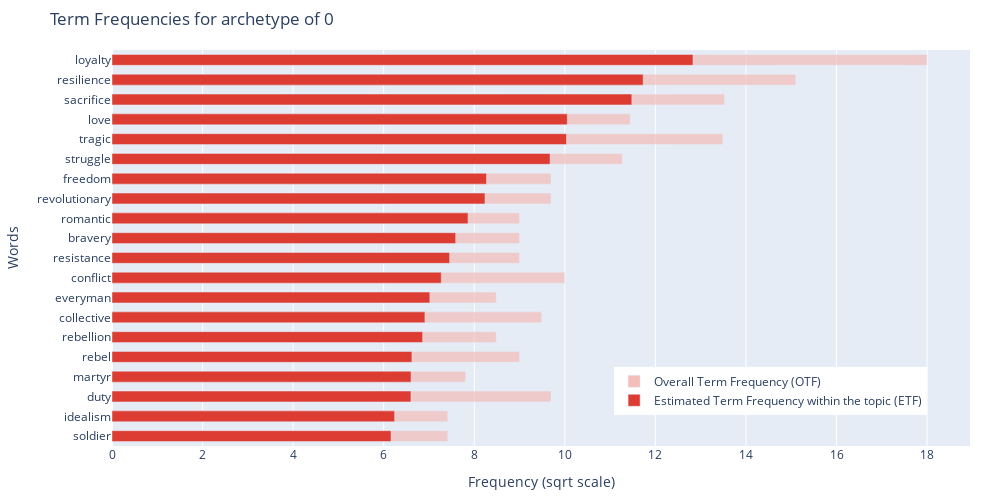
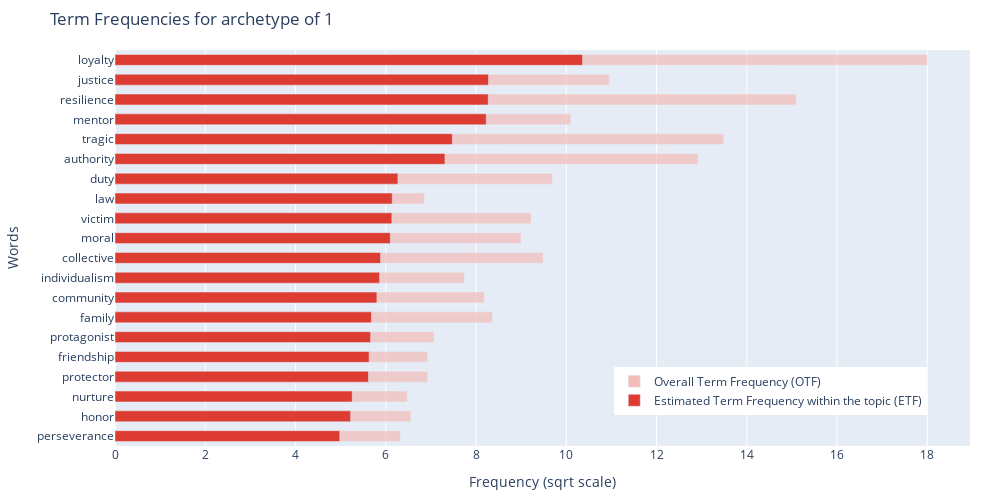
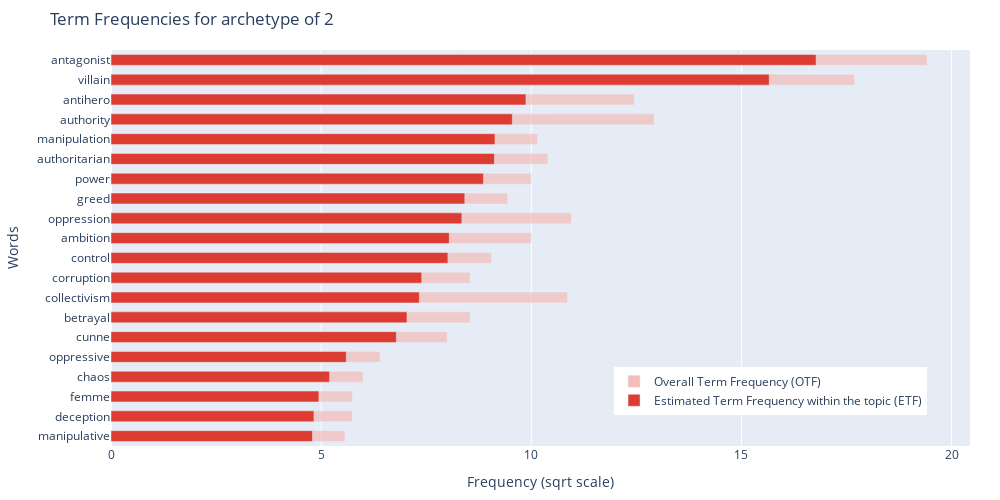

These figures' notebook cell, in order:
### Code cell
lda_model, corpus, dictionary = eastern_char_topic
overall_term_freq = compute_overall_term_freq(corpus, dictionary)
est_term_freq_by_topic = compute_estimated_term_freq(lda_model, corpus, dictionary, 20)
plot_term_frequencies(est_term_freq_by_topic, overall_term_freq, ['#DD3C32','#F3BDBA'], EAST_ARCHETYPES_MAP)

### Figure 1 — Plotly figure (JSON) as saved in the notebook; plotly's stock layout.template omitted (floating-point values rounded to 4 significant figures)
{"data": [{"hovertemplate": "Word: <b>%{y}</b><br>sqrt(OTF) = <b>%{x}</b><extra></extra>", "marker": {"color": "#F3BDBA", "opacity": 0.7}, "name": "Overall Term Frequency (OTF)", "orientation": "h", "type": "bar", "width": 0.55, "x": [7.416, 7.416, 9.695, 7.81, 9, 8.485, 9.487, 8.485, 10, 9, 9, 9, 9.695, 9.695, 11.27, 13.49, 11.45, 13.53, 15.1, 18], "y": ["soldier", "idealism", "duty", "martyr", "rebel", "rebellion", "collective", "everyman", "conflict", "resistance", "bravery", "romantic", "revolutionary", "freedom", "struggle", "tragic", "love", "sacrifice", "resilience", "loyalty"]}, {"hovertemplate": "Word: <b>%{y}</b><br>sqrt(ETF) = <b>%{x}</b><extra></extra>", "marker": {"color": "#DD3C32"}, "name": "Estimated Term Frequency within the topic (ETF)", "orientation": "h", "type": "bar", "width": 0.55, "x": [6.162, 6.242, 6.602, 6.604, 6.623, 6.86, 6.911, 7.02, 7.271, 7.456, 7.59, 7.863, 8.237, 8.271, 9.674, 10.04, 10.05, 11.48, 11.73, 12.83], "y": ["soldier", "idealism", "duty", "martyr", "rebel", "rebellion", "collective", "everyman", "conflict", "resistance", "bravery", "romantic", "revolutionary", "freedom", "struggle", "tragic", "love", "sacrifice", "resilience", "loyalty"]}], "layout": {"barmode": "overlay", "height": 500, "legend": {"x": 0.95, "xanchor": "right", "y": 0.2, "yanchor": "top"}, "margin": {"b": 50, "l": 30, "r": 30, "t": 50}, "title": {"text": "Term Frequencies for archetype of 0"}, "width": 1000, "xaxis": {"title": {"text": "Frequency (sqrt scale)"}}, "yaxis": {"title": {"text": "Words"}}}}

### Figure 2 — Plotly figure (JSON) as saved in the notebook; plotly's stock layout.template omitted (floating-point values rounded to 4 significant figures)
{"data": [{"hovertemplate": "Word: <b>%{y}</b><br>sqrt(OTF) = <b>%{x}</b><extra></extra>", "marker": {"color": "#F3BDBA", "opacity": 0.7}, "name": "Overall Term Frequency (OTF)", "orientation": "h", "type": "bar", "width": 0.55, "x": [6.325, 6.557, 6.481, 6.928, 6.928, 7.071, 8.367, 8.185, 7.746, 9.487, 9, 9.22, 6.856, 9.695, 12.92, 13.49, 10.1, 15.1, 10.95, 18], "y": ["perseverance", "honor", "nurture", "protector", "friendship", "protagonist", "family", "community", "individualism", "collective", "moral", "victim", "law", "duty", "authority", "tragic", "mentor", "resilience", "justice", "loyalty"]}, {"hovertemplate": "Word: <b>%{y}</b><br>sqrt(ETF) = <b>%{x}</b><extra></extra>", "marker": {"color": "#DD3C32"}, "name": "Estimated Term Frequency within the topic (ETF)", "orientation": "h", "type": "bar", "width": 0.55, "x": [4.981, 5.222, 5.258, 5.617, 5.632, 5.665, 5.682, 5.804, 5.864, 5.886, 6.101, 6.135, 6.144, 6.269, 7.312, 7.477, 8.226, 8.272, 8.276, 10.36], "y": ["perseverance", "honor", "nurture", "protector", "friendship", "protagonist", "family", "community", "individualism", "collective", "moral", "victim", "law", "duty", "authority", "tragic", "mentor", "resilience", "justice", "loyalty"]}], "layout": {"barmode": "overlay", "height": 500, "legend": {"x": 0.95, "xanchor": "right", "y": 0.2, "yanchor": "top"}, "margin": {"b": 50, "l": 30, "r": 30, "t": 50}, "title": {"text": "Term Frequencies for archetype of 1"}, "width": 1000, "xaxis": {"title": {"text": "Frequency (sqrt scale)"}}, "yaxis": {"title": {"text": "Words"}}}}

### Figure 3 — Plotly figure (JSON) as saved in the notebook; plotly's stock layout.template omitted (floating-point values rounded to 4 significant figures)
{"data": [{"hovertemplate": "Word: <b>%{y}</b><br>sqrt(OTF) = <b>%{x}</b><extra></extra>", "marker": {"color": "#F3BDBA", "opacity": 0.7}, "name": "Overall Term Frequency (OTF)", "orientation": "h", "type": "bar", "width": 0.55, "x": [5.568, 5.745, 5.745, 6, 6.403, 8, 8.544, 10.86, 8.544, 9.055, 10, 10.95, 9.434, 10, 10.39, 10.15, 12.92, 12.45, 17.69, 19.42], "y": ["manipulative", "deception", "femme", "chaos", "oppressive", "cunne", "betrayal", "collectivism", "corruption", "control", "ambition", "oppression", "greed", "power", "authoritarian", "manipulation", "authority", "antihero", "villain", "antagonist"]}, {"hovertemplate": "Word: <b>%{y}</b><br>sqrt(ETF) = <b>%{x}</b><extra></extra>", "marker": {"color": "#DD3C32"}, "name": "Estimated Term Frequency within the topic (ETF)", "orientation": "h", "type": "bar", "width": 0.55, "x": [4.795, 4.829, 4.946, 5.201, 5.598, 6.79, 7.043, 7.336, 7.393, 8.016, 8.048, 8.348, 8.418, 8.863, 9.123, 9.137, 9.549, 9.872, 15.66, 16.78], "y": ["manipulative", "deception", "femme", "chaos", "oppressive", "cunne", "betrayal", "collectivism", "corruption", "control", "ambition", "oppression", "greed", "power", "authoritarian", "manipulation", "authority", "antihero", "villain", "antagonist"]}], "layout": {"barmode": "overlay", "height": 500, "legend": {"x": 0.95, "xanchor": "right", "y": 0.2, "yanchor": "top"}, "margin": {"b": 50, "l": 30, "r": 30, "t": 50}, "title": {"text": "Term Frequencies for archetype of 2"}, "width": 1000, "xaxis": {"title": {"text": "Frequency (sqrt scale)"}}, "yaxis": {"title": {"text": "Words"}}}}
